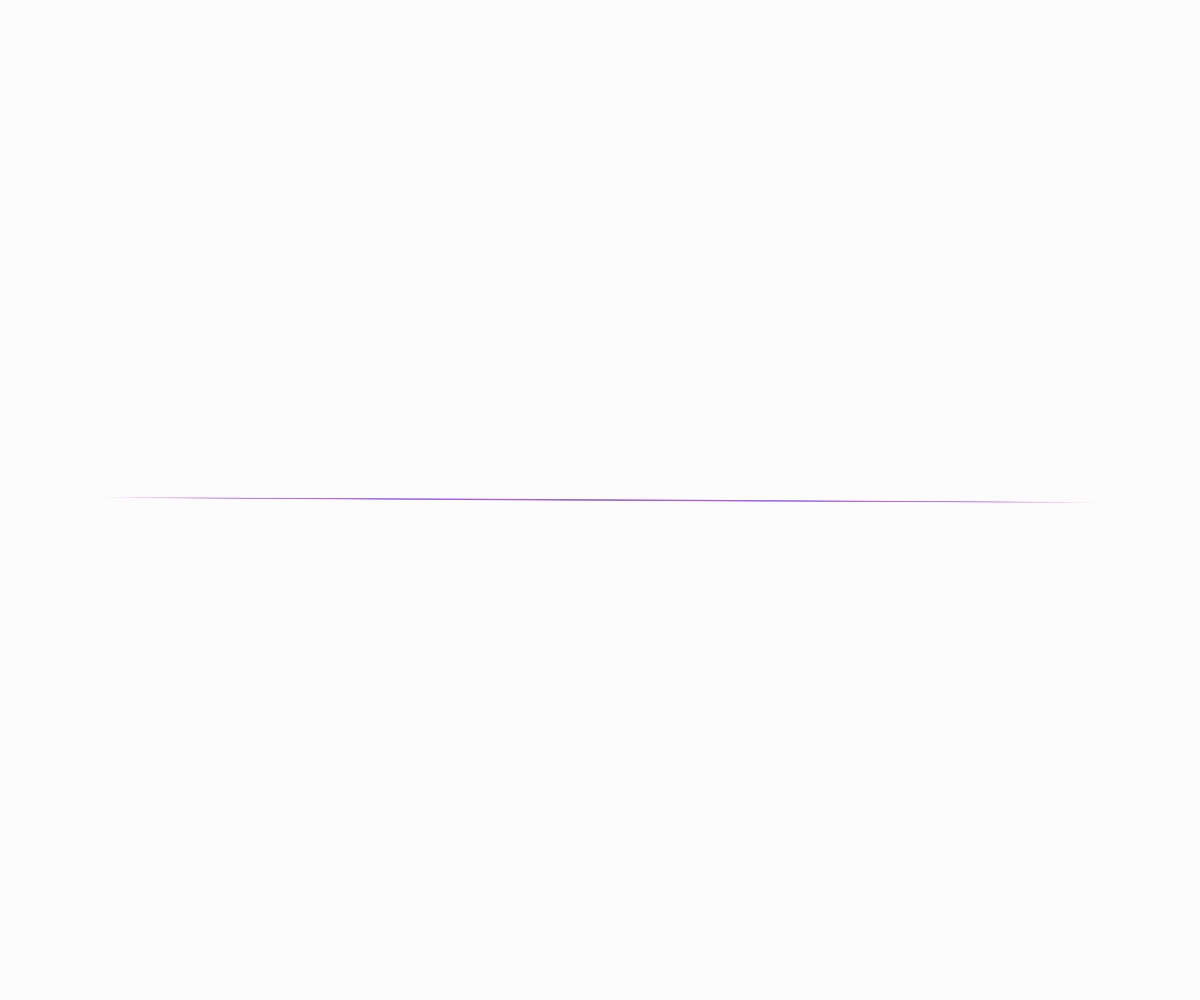
Frame 1 (no input)
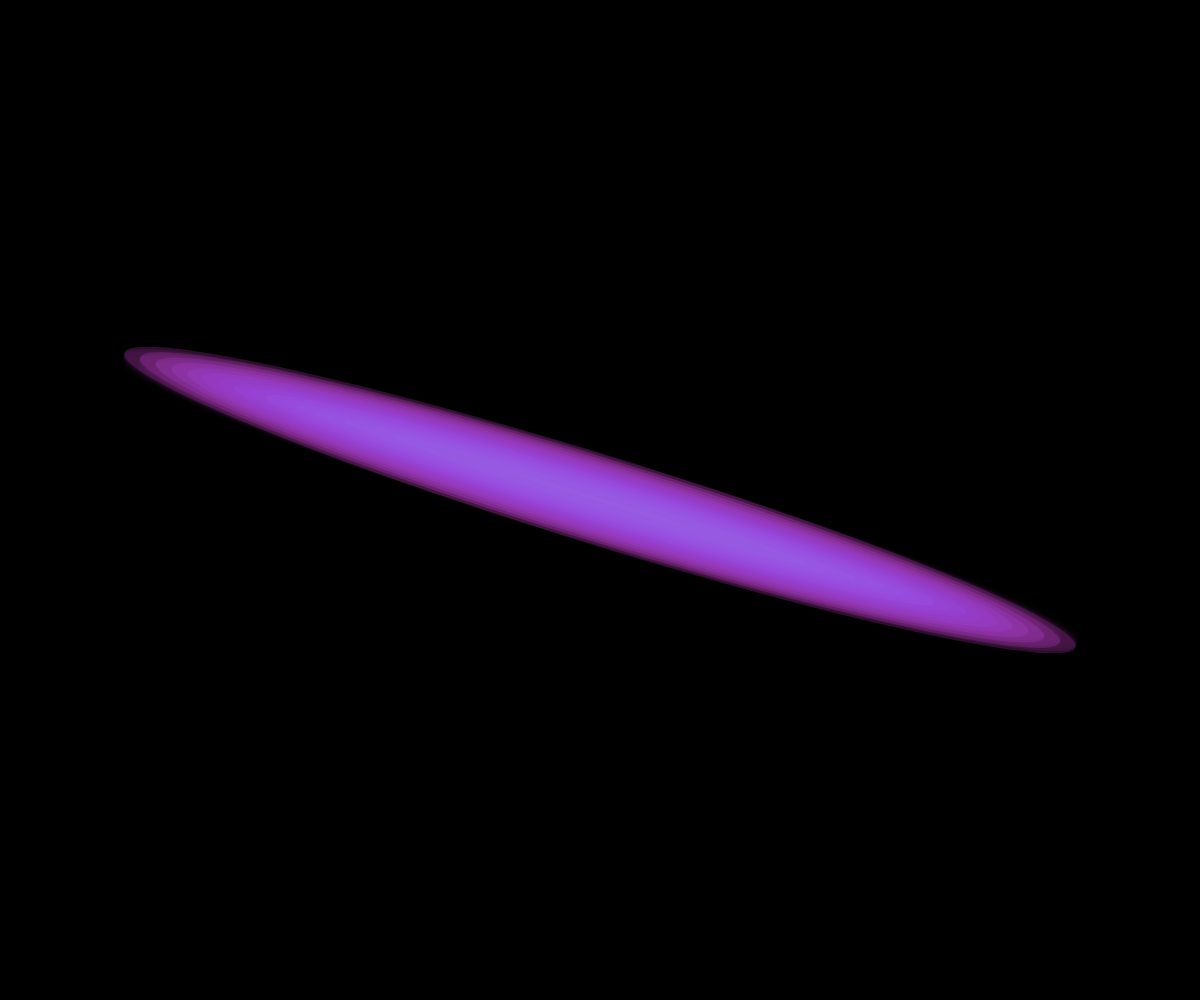
Frame 60 (no input)
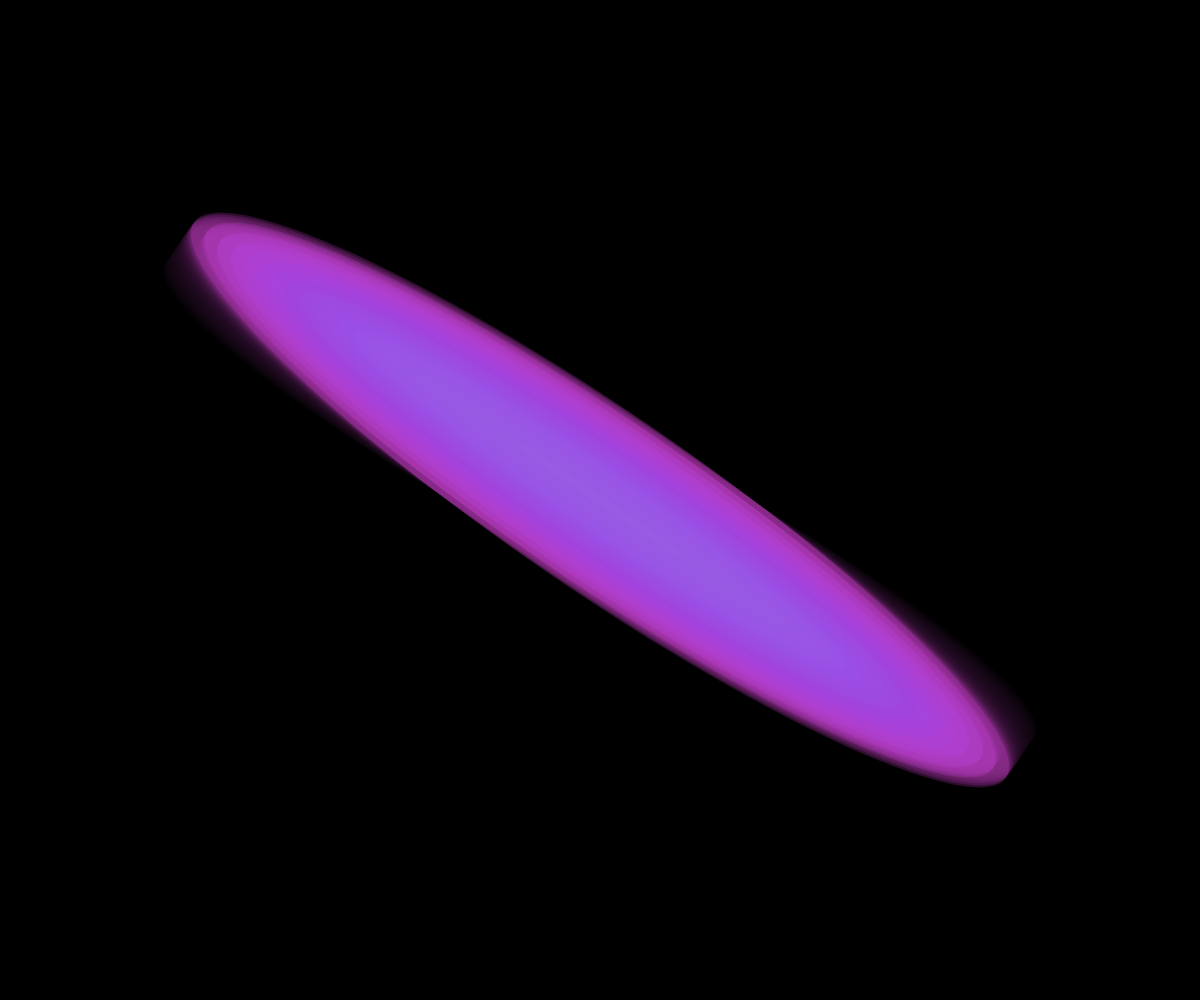
Frame 120 (the mouse pressed at the canvas centre since frame 60)

The p5.js sketch that drew these frames (run headless with seeded random() and noise() and a simulated clock; from frame 60 on, the mouse is pressed at the canvas centre):

// p5.js sketch
// ── sketch.js
function setup() {
  var cnv = createCanvas(windowWidth, windowHeight);
  cnv.id("drawing");
  colorMode(HSB, 360, 100, 100, 100);
}
function draw(){
  var n_circles = 30;
  var r = min(width, height);
  var t = frameCount * 0.00005;
  background(0, 0, 0, frameCount % 100);
  translate(width/2, height/2);
  noStroke();
  
  rotate(t* 100);
  for(var i=1; i<=n_circles; i++ ){
    fill(i*10, 70, 90, 20);
    ellipse(0,0, 
            cos(i * t) * i * r/n_circles, 
            sin(i * t) * i * r/n_circles);
  }
} 
